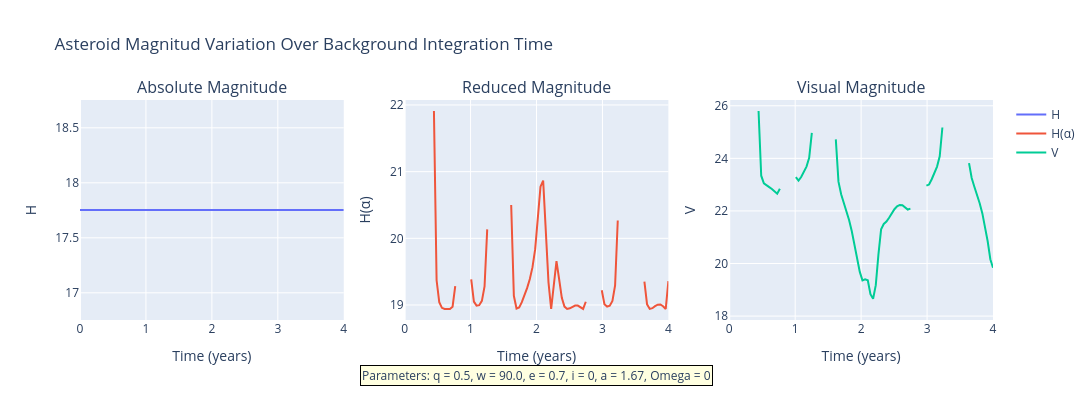

The cell this chart's notebook holds for it:
### Code cell
x = times/year
y1 = H_absolute
y2 = H_reducido
y3 = mag_visual

titles = ['Absolute Magnitude', 'Reduced Magnitude', 'Visual Magnitude']
x_labels = ['Time (years)', 'Time (years)', 'Time (years)']
y_labels = ['H', 'H(α)', 'V']

annotation_text = f"Parameters: q = {q}, w = {w/deg}, e = {e}, i = {inc}, a = {np.round(a, 2)}, Omega = {Omega}"

fig = make_subplots(rows=1, cols=3, subplot_titles=titles)

# Agregar trazas de línea
fig.add_trace(go.Scatter(x=x, y=y1, mode='lines', name='H'), row=1, col=1)
fig.add_trace(go.Scatter(x=x, y=y2, mode='lines', name='H(α)'), row=1, col=2)
fig.add_trace(go.Scatter(x=x, y=y3, mode='lines', name='V'), row=1, col=3)

# Etiquetas de ejes
fig.update_xaxes(title_text=x_labels[0], row=1, col=1)
fig.update_xaxes(title_text=x_labels[1], row=1, col=2)
fig.update_xaxes(title_text=x_labels[2], row=1, col=3)

fig.update_yaxes(title_text=y_labels[0], row=1, col=1)
fig.update_yaxes(title_text=y_labels[1], row=1, col=2)
fig.update_yaxes(title_text=y_labels[2], row=1, col=3)

# Agregar caja de texto (annotation)
fig.add_annotation(
    text=annotation_text,
    xref="paper", yref="paper",
    x=0.5, y=-0.3,
    showarrow=False,
    align='left',
    bordercolor="black",
    borderwidth=1,
    bgcolor="lightyellow",
    font=dict(size=12)
)

fig.update_layout(
    height=400,
    width=1150,
    title_text="Asteroid Magnitud Variation Over Background Integration Time"
)

fig.show()

### Figure 1 — Plotly figure (JSON) as saved in the notebook; plotly's stock layout.template omitted (floating-point values rounded to 4 significant figures)
{"data": [{"mode": "lines", "name": "H", "type": "scatter", "x": [0.0, 0.0404, 0.08081, 0.1212, 0.1616, 0.202, 0.2424, 0.2828, 0.3232, 0.3636, 0.404, 0.4444, 0.4848, 0.5253, 0.5657, 0.6061, 0.6465, 0.6869, 0.7273, 0.7677, 0.8081, 0.8485, 0.8889, 0.9293, 0.9697, 1.01, 1.051, 1.091, 1.131, 1.172, 1.212, 1.253, 1.293, 1.333, 1.374, 1.414, 1.455, 1.495, 1.535, 1.576, 1.616, 1.657, 1.697, 1.737, 1.778, 1.818, 1.859, 1.899, 1.939, 1.98, 2.02, 2.061, 2.101, 2.141, 2.182, 2.222, 2.263, 2.303, 2.343, 2.384, 2.424, 2.465, 2.505, 2.545, 2.586, 2.626, 2.667, 2.707, 2.747, 2.788, 2.828, 2.869, 2.909, 2.949, 2.99, 3.03, 3.071, 3.111, 3.152, 3.192, 3.232, 3.273, 3.313, 3.354, 3.394, 3.434, 3.475, 3.515, 3.556, 3.596, 3.636, 3.677, 3.717, 3.758, 3.798, 3.838, 3.879, 3.919, 3.96, 4.0], "xaxis": "x", "y": [17.75, 17.75, 17.75, 17.75, 17.75, 17.75, 17.75, 17.75, 17.75, 17.75, 17.75, 17.75, 17.75, 17.75, 17.75, 17.75, 17.75, 17.75, 17.75, 17.75, 17.75, 17.75, 17.75, 17.75, 17.75, 17.75, 17.75, 17.75, 17.75, 17.75, 17.75, 17.75, 17.75, 17.75, 17.75, 17.75, 17.75, 17.75, 17.75, 17.75, 17.75, 17.75, 17.75, 17.75, 17.75, 17.75, 17.75, 17.75, 17.75, 17.75, 17.75, 17.75, 17.75, 17.75, 17.75, 17.75, 17.75, 17.75, 17.75, 17.75, 17.75, 17.75, 17.75, 17.75, 17.75, 17.75, 17.75, 17.75, 17.75, 17.75, 17.75, 17.75, 17.75, 17.75, 17.75, 17.75, 17.75, 17.75, 17.75, 17.75, 17.75, 17.75, 17.75, 17.75, 17.75, 17.75, 17.75, 17.75, 17.75, 17.75, 17.75, 17.75, 17.75, 17.75, 17.75, 17.75, 17.75, 17.75, 17.75, 17.75], "yaxis": "y"}, {"mode": "lines", "name": "H(α)", "type": "scatter", "x": [0.0, 0.0404, 0.08081, 0.1212, 0.1616, 0.202, 0.2424, 0.2828, 0.3232, 0.3636, 0.404, 0.4444, 0.4848, 0.5253, 0.5657, 0.6061, 0.6465, 0.6869, 0.7273, 0.7677, 0.8081, 0.8485, 0.8889, 0.9293, 0.9697, 1.01, 1.051, 1.091, 1.131, 1.172, 1.212, 1.253, 1.293, 1.333, 1.374, 1.414, 1.455, 1.495, 1.535, 1.576, 1.616, 1.657, 1.697, 1.737, 1.778, 1.818, 1.859, 1.899, 1.939, 1.98, 2.02, 2.061, 2.101, 2.141, 2.182, 2.222, 2.263, 2.303, 2.343, 2.384, 2.424, 2.465, 2.505, 2.545, 2.586, 2.626, 2.667, 2.707, 2.747, 2.788, 2.828, 2.869, 2.909, 2.949, 2.99, 3.03, 3.071, 3.111, 3.152, 3.192, 3.232, 3.273, 3.313, 3.354, 3.394, 3.434, 3.475, 3.515, 3.556, 3.596, 3.636, 3.677, 3.717, 3.758, 3.798, 3.838, 3.879, 3.919, 3.96, 4.0], "xaxis": "x2", "y": [18.96, NaN, NaN, NaN, NaN, NaN, NaN, NaN, NaN, NaN, NaN, 21.91, 19.37, 19.04, 18.96, 18.94, 18.94, 18.94, 18.97, 19.28, NaN, NaN, NaN, NaN, NaN, 19.38, 19.05, 18.99, 19.0, 19.06, 19.28, 20.13, NaN, NaN, NaN, NaN, NaN, NaN, NaN, NaN, 20.5, 19.14, 18.95, 18.96, 19.04, 19.14, 19.26, 19.39, 19.57, 19.84, 20.26, 20.78, 20.87, 20.18, 19.34, 18.94, 19.33, 19.66, 19.39, 19.11, 18.98, 18.94, 18.95, 18.97, 18.99, 18.99, 18.97, 18.94, 19.05, NaN, NaN, NaN, NaN, NaN, 19.22, 19.01, 18.98, 18.99, 19.06, 19.29, 20.27, NaN, NaN, NaN, NaN, NaN, NaN, NaN, NaN, NaN, 19.35, 19.01, 18.94, 18.95, 18.98, 19.01, 19.01, 18.98, 18.94, 19.36], "yaxis": "y2"}, {"mode": "lines", "name": "V", "type": "scatter", "x": [0.0, 0.0404, 0.08081, 0.1212, 0.1616, 0.202, 0.2424, 0.2828, 0.3232, 0.3636, 0.404, 0.4444, 0.4848, 0.5253, 0.5657, 0.6061, 0.6465, 0.6869, 0.7273, 0.7677, 0.8081, 0.8485, 0.8889, 0.9293, 0.9697, 1.01, 1.051, 1.091, 1.131, 1.172, 1.212, 1.253, 1.293, 1.333, 1.374, 1.414, 1.455, 1.495, 1.535, 1.576, 1.616, 1.657, 1.697, 1.737, 1.778, 1.818, 1.859, 1.899, 1.939, 1.98, 2.02, 2.061, 2.101, 2.141, 2.182, 2.222, 2.263, 2.303, 2.343, 2.384, 2.424, 2.465, 2.505, 2.545, 2.586, 2.626, 2.667, 2.707, 2.747, 2.788, 2.828, 2.869, 2.909, 2.949, 2.99, 3.03, 3.071, 3.111, 3.152, 3.192, 3.232, 3.273, 3.313, 3.354, 3.394, 3.434, 3.475, 3.515, 3.556, 3.596, 3.636, 3.677, 3.717, 3.758, 3.798, 3.838, 3.879, 3.919, 3.96, 4.0], "xaxis": "x3", "y": [18.27, NaN, NaN, NaN, NaN, NaN, NaN, NaN, NaN, NaN, NaN, 25.8, 23.34, 23.05, 22.96, 22.91, 22.84, 22.74, 22.65, 22.84, NaN, NaN, NaN, NaN, NaN, 23.28, 23.15, 23.29, 23.47, 23.69, 24.02, 24.97, NaN, NaN, NaN, NaN, NaN, NaN, NaN, NaN, 24.72, 23.11, 22.64, 22.31, 22.0, 21.65, 21.23, 20.74, 20.2, 19.68, 19.36, 19.4, 19.36, 18.83, 18.66, 19.18, 20.35, 21.3, 21.5, 21.59, 21.74, 21.91, 22.07, 22.17, 22.23, 22.22, 22.15, 22.05, 22.09, NaN, NaN, NaN, NaN, NaN, 22.96, 23.0, 23.21, 23.43, 23.69, 24.08, 25.17, NaN, NaN, NaN, NaN, NaN, NaN, NaN, NaN, NaN, 23.82, 23.25, 22.92, 22.62, 22.3, 21.91, 21.43, 20.85, 20.16, 19.84], "yaxis": "y3"}], "layout": {"annotations": [{"font": {"size": 16}, "showarrow": false, "text": "Absolute Magnitude", "x": 0.1444, "xanchor": "center", "xref": "paper", "y": 1, "yanchor": "bottom", "yref": "paper"}, {"font": {"size": 16}, "showarrow": false, "text": "Reduced Magnitude", "x": 0.5, "xanchor": "center", "xref": "paper", "y": 1, "yanchor": "bottom", "yref": "paper"}, {"font": {"size": 16}, "showarrow": false, "text": "Visual Magnitude", "x": 0.8556, "xanchor": "center", "xref": "paper", "y": 1, "yanchor": "bottom", "yref": "paper"}, {"align": "left", "bgcolor": "lightyellow", "bordercolor": "black", "borderwidth": 1, "font": {"size": 12}, "showarrow": false, "text": "Parameters: q = 0.5, w = 90.0, e = 0.7, i = 0, a = 1.67, Omega = 0", "x": 0.5, "xref": "paper", "y": -0.3, "yref": "paper"}], "height": 400, "title": {"text": "Asteroid Magnitud Variation Over Background Integration Time"}, "width": 1150, "xaxis": {"anchor": "y", "domain": [0, 0.2889], "title": {"text": "Time (years)"}}, "xaxis2": {"anchor": "y2", "domain": [0.3556, 0.6444], "title": {"text": "Time (years)"}}, "xaxis3": {"anchor": "y3", "domain": [0.7111, 1], "title": {"text": "Time (years)"}}, "yaxis": {"anchor": "x", "domain": [0, 1], "title": {"text": "H"}}, "yaxis2": {"anchor": "x2", "domain": [0, 1], "title": {"text": "H(α)"}}, "yaxis3": {"anchor": "x3", "domain": [0, 1], "title": {"text": "V"}}}}
